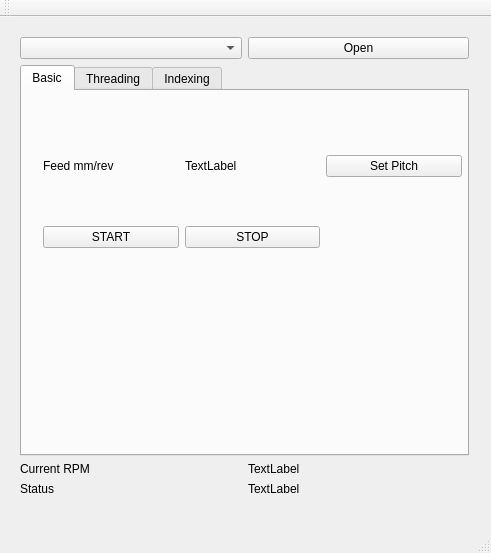
<?xml version="1.0" encoding="UTF-8"?>
<ui version="4.0">
 <class>MainWindow</class>
 <widget class="QMainWindow" name="MainWindow">
  <property name="geometry">
   <rect>
    <x>0</x>
    <y>0</y>
    <width>491</width>
    <height>553</height>
   </rect>
  </property>
  <property name="windowTitle">
   <string>MainWindow</string>
  </property>
  <widget class="QWidget" name="centralWidget">
   <widget class="QWidget" name="verticalLayoutWidget">
    <property name="geometry">
     <rect>
      <x>9</x>
      <y>9</y>
      <width>471</width>
      <height>481</height>
     </rect>
    </property>
    <layout class="QVBoxLayout" name="verticalLayout" stretch="0,0,0,0">
     <property name="sizeConstraint">
      <enum>QLayout::SetDefaultConstraint</enum>
     </property>
     <item>
      <layout class="QGridLayout" name="gridLayout_4">
       <item row="0" column="0">
        <widget class="QComboBox" name="serPort"/>
       </item>
       <item row="0" column="1">
        <widget class="QPushButton" name="btnOpen">
         <property name="text">
          <string>Open</string>
         </property>
        </widget>
       </item>
      </layout>
     </item>
     <item>
      <widget class="QTabWidget" name="tabWidget">
       <property name="sizePolicy">
        <sizepolicy hsizetype="Expanding" vsizetype="Expanding">
         <horstretch>0</horstretch>
         <verstretch>0</verstretch>
        </sizepolicy>
       </property>
       <property name="currentIndex">
        <number>0</number>
       </property>
       <widget class="QWidget" name="tabBasic">
        <attribute name="title">
         <string>Basic</string>
        </attribute>
        <widget class="QWidget" name="gridLayoutWidget_2">
         <property name="geometry">
          <rect>
           <x>10</x>
           <y>10</y>
           <width>441</width>
           <height>201</height>
          </rect>
         </property>
         <layout class="QGridLayout" name="gridLayout_2">
          <item row="1" column="1">
           <widget class="QPushButton" name="btnSTOP">
            <property name="text">
             <string>STOP</string>
            </property>
           </widget>
          </item>
          <item row="1" column="0">
           <widget class="QPushButton" name="btnSTARTBasic">
            <property name="text">
             <string>START</string>
            </property>
           </widget>
          </item>
          <item row="0" column="2">
           <widget class="QPushButton" name="btnSetPitchBasic">
            <property name="text">
             <string>Set Pitch</string>
            </property>
           </widget>
          </item>
          <item row="0" column="0">
           <widget class="QLabel" name="label_4">
            <property name="text">
             <string>Feed mm/rev</string>
            </property>
           </widget>
          </item>
          <item row="0" column="1">
           <widget class="QLabel" name="lblPitch_2">
            <property name="text">
             <string>TextLabel</string>
            </property>
           </widget>
          </item>
         </layout>
        </widget>
       </widget>
       <widget class="QWidget" name="tabThreading">
        <attribute name="title">
         <string>Threading</string>
        </attribute>
        <widget class="QWidget" name="gridLayoutWidget">
         <property name="geometry">
          <rect>
           <x>10</x>
           <y>7</y>
           <width>451</width>
           <height>281</height>
          </rect>
         </property>
         <layout class="QGridLayout" name="gridLayout">
          <item row="2" column="1">
           <widget class="QPushButton" name="btnRETURN">
            <property name="text">
             <string>RETURN</string>
            </property>
           </widget>
          </item>
          <item row="3" column="0">
           <widget class="QLabel" name="label_5">
            <property name="text">
             <string>Current Position</string>
            </property>
           </widget>
          </item>
          <item row="3" column="1">
           <widget class="QLabel" name="lblPosition">
            <property name="text">
             <string>TextLabel</string>
            </property>
           </widget>
          </item>
          <item row="2" column="0">
           <widget class="QPushButton" name="btnSTART">
            <property name="text">
             <string>START</string>
            </property>
           </widget>
          </item>
          <item row="0" column="0">
           <widget class="QLabel" name="label">
            <property name="text">
             <string>Thread pitch</string>
            </property>
           </widget>
          </item>
          <item row="0" column="1">
           <widget class="QLabel" name="lblPitch">
            <property name="text">
             <string>TextLabel</string>
            </property>
           </widget>
          </item>
          <item row="1" column="0">
           <widget class="QLabel" name="label_3">
            <property name="text">
             <string>Target distance</string>
            </property>
           </widget>
          </item>
          <item row="1" column="1">
           <widget class="QLabel" name="lblDistance">
            <property name="text">
             <string>TextLabel</string>
            </property>
           </widget>
          </item>
          <item row="0" column="2">
           <widget class="QPushButton" name="btnSetPitch">
            <property name="text">
             <string>Set Pitch</string>
            </property>
           </widget>
          </item>
          <item row="1" column="2">
           <widget class="QPushButton" name="btnSetLength">
            <property name="text">
             <string>Set target length</string>
            </property>
           </widget>
          </item>
          <item row="3" column="2">
           <widget class="QPushButton" name="btnSetRefPos">
            <property name="text">
             <string>Set Reference Position</string>
            </property>
           </widget>
          </item>
         </layout>
        </widget>
       </widget>
       <widget class="QWidget" name="tabIndexing">
        <attribute name="title">
         <string>Indexing</string>
        </attribute>
        <widget class="QWidget" name="gridLayoutWidget_3">
         <property name="geometry">
          <rect>
           <x>0</x>
           <y>0</y>
           <width>361</width>
           <height>281</height>
          </rect>
         </property>
         <layout class="QGridLayout" name="gridLayout_3">
          <item row="2" column="2">
           <widget class="QPushButton" name="btnSetRefPosIndex">
            <property name="text">
             <string>Set Reference Position</string>
            </property>
           </widget>
          </item>
          <item row="2" column="1">
           <widget class="QLabel" name="lblPositionIndexing">
            <property name="text">
             <string>TextLabel</string>
            </property>
           </widget>
          </item>
          <item row="1" column="1">
           <widget class="QPushButton" name="btnPREV">
            <property name="text">
             <string>PREV</string>
            </property>
           </widget>
          </item>
          <item row="1" column="0">
           <widget class="QPushButton" name="btnNEXT">
            <property name="text">
             <string>NEXT</string>
            </property>
           </widget>
          </item>
          <item row="2" column="0">
           <widget class="QLabel" name="label_6">
            <property name="text">
             <string>Current Position</string>
            </property>
           </widget>
          </item>
          <item row="0" column="0">
           <widget class="QLabel" name="label_7">
            <property name="text">
             <string>Steps per rev</string>
            </property>
           </widget>
          </item>
          <item row="0" column="1">
           <widget class="QLabel" name="lblPitch_3">
            <property name="text">
             <string>TextLabel</string>
            </property>
           </widget>
          </item>
          <item row="0" column="2">
           <widget class="QPushButton" name="btnSetSteps">
            <property name="text">
             <string>Set Steps</string>
            </property>
           </widget>
          </item>
         </layout>
        </widget>
       </widget>
      </widget>
     </item>
     <item>
      <layout class="QHBoxLayout" name="horizontalLayout" stretch="0,0">
       <item>
        <widget class="QLabel" name="label_2">
         <property name="text">
          <string>Current RPM</string>
         </property>
        </widget>
       </item>
       <item>
        <widget class="QLabel" name="lblRPM">
         <property name="text">
          <string>TextLabel</string>
         </property>
        </widget>
       </item>
      </layout>
     </item>
     <item>
      <layout class="QHBoxLayout" name="horizontalLayout_2">
       <item>
        <widget class="QLabel" name="label_9">
         <property name="text">
          <string>Status</string>
         </property>
        </widget>
       </item>
       <item>
        <widget class="QLabel" name="lblStatus">
         <property name="text">
          <string>TextLabel</string>
         </property>
        </widget>
       </item>
      </layout>
     </item>
    </layout>
   </widget>
  </widget>
  <widget class="QMenuBar" name="menuBar">
   <property name="geometry">
    <rect>
     <x>0</x>
     <y>0</y>
     <width>491</width>
     <height>19</height>
    </rect>
   </property>
  </widget>
  <widget class="QToolBar" name="mainToolBar">
   <attribute name="toolBarArea">
    <enum>TopToolBarArea</enum>
   </attribute>
   <attribute name="toolBarBreak">
    <bool>false</bool>
   </attribute>
  </widget>
  <widget class="QStatusBar" name="statusBar"/>
 </widget>
 <layoutdefault spacing="6" margin="11"/>
 <resources/>
 <connections/>
</ui>
